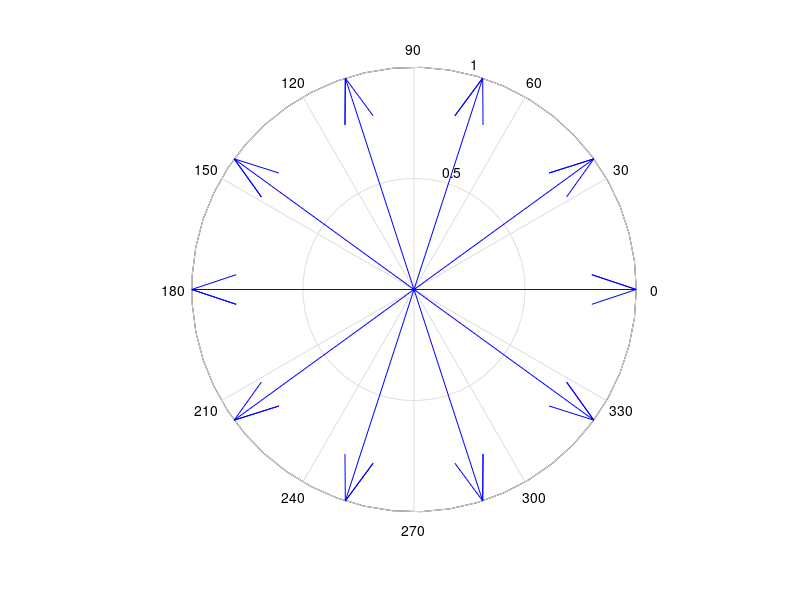

Write MATLAB code to recreate this figure.

close all
clear all
clc

%24Slot-22Pole-First Harmonic
M = cos(0*pi/180)
N = sin(0*pi/180)
figure(1)
compass(M)
hold on
M = cos(36*pi/180)
N = sin(36*pi/180)
figure(1)
compass(M, N)
hold on
M = cos(144*pi/180)
N = sin(144*pi/180)
figure(1)
compass(M, N)
hold on
M = cos(180*pi/180)
N = sin(180*pi/180)
figure(1)
compass(M, N)
hold on
M = cos(288*pi/180)
N = sin(288*pi/180)
figure(1)
compass(M, N)
hold on
M = cos(324*pi/180)
N = sin(324*pi/180)
figure(1)
compass(M, N)
hold on
M = cos(72*pi/180)
N = sin(72*pi/180)
figure(1)
compass(M, N)
hold on
M = cos(108*pi/180)
N = sin(108*pi/180)
figure(1)
compass(M, N)
hold on
M = cos(216*pi/180)
N = sin(216*pi/180)
figure(1)
compass(M, N)
hold on
M = cos(252*pi/180)
N = sin(252*pi/180)
figure(1)
compass(M, N)
